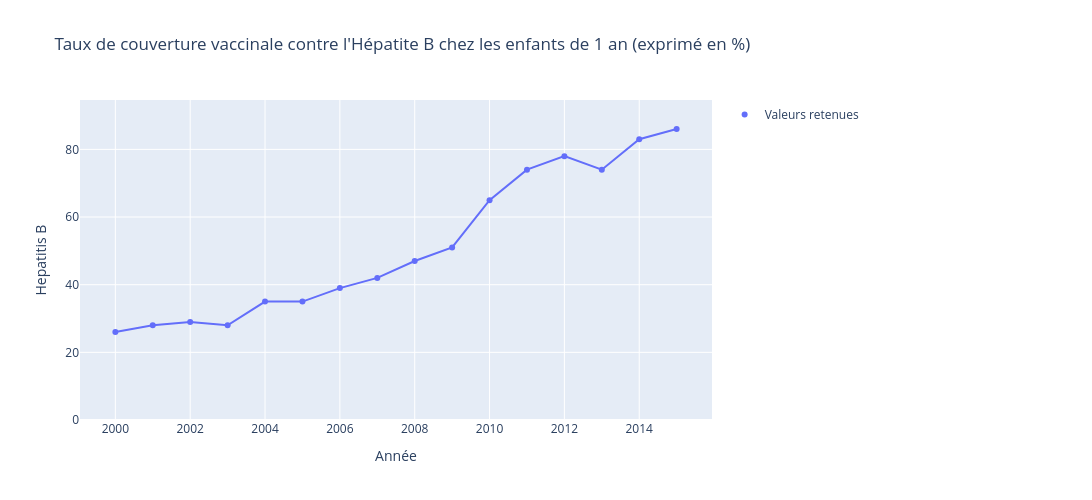

The code cell stored with this chart in its notebook:
### Markdown cell above
Nous utiliserons ici un ratio de 0,2.

### Code cell
courbe_avec_outliers(df, 'France', 'Hepatitis B', "Taux de couverture vaccinale contre l'Hépatite B chez les enfants de 1 an (exprimé en %)", 0.3)

### Figure 1 — Plotly figure (JSON) as saved in the notebook; plotly's stock layout.template omitted (floating-point values rounded to 4 significant figures)
{"data": [{"hoverinfo": "skip", "line": {"color": "#636EFA"}, "mode": "lines", "showlegend": false, "type": "scatter", "x": [2000, 2001, 2002, 2003, 2004, 2005, 2006, 2007, 2008, 2009, 2010, 2011, 2012, 2013, 2014, 2015], "y": [26.0, 28.0, 29.0, 28.0, 35.0, 35.0, 39.0, 42.0, 47.0, 51.0, 65.0, 74.0, 78.0, 74.0, 83.0, 86.0]}, {"marker": {"color": "#636EFA"}, "mode": "markers", "name": "Valeurs retenues", "type": "scatter", "x": [2000, 2001, 2002, 2003, 2004, 2005, 2006, 2007, 2008, 2009, 2010, 2011, 2012, 2013, 2014, 2015], "y": [26.0, 28.0, 29.0, 28.0, 35.0, 35.0, 39.0, 42.0, 47.0, 51.0, 65.0, 74.0, 78.0, 74.0, 83.0, 86.0]}, {"customdata": [], "hovertemplate": "Année : %{x}<br>Valeur interpolée : %{y:.1f}<br>Valeur d'origine : %{customdata}<extra></extra>", "marker": {"color": "red", "size": 10}, "mode": "markers", "name": "Valeurs interpolées", "type": "scatter", "x": [], "y": []}, {"hovertemplate": "Année : %{x}<br>Valeur d'origine : %{y}<extra></extra>", "marker": {"color": "orange", "size": 10, "symbol": "x"}, "mode": "markers", "name": "Suspectes non remplacées (bord de série)", "type": "scatter", "x": [], "y": []}, {"hovertemplate": "Année : %{x}<br>Valeur interpolée : %{y:.1f}<br>Valeur d'origine : absente<extra></extra>", "marker": {"color": "purple", "size": 10, "symbol": "diamond"}, "mode": "markers", "name": "Valeurs absentes interpolées", "type": "scatter", "x": [], "y": []}], "layout": {"height": 500, "legend": {"x": 1.02, "xanchor": "left", "y": 1, "yanchor": "top"}, "margin": {"r": 380}, "title": {"text": "Taux de couverture vaccinale contre l'Hépatite B chez les enfants de 1 an (exprimé en %)"}, "width": 1100, "xaxis": {"title": {"text": "Année"}}, "yaxis": {"range": [0, 94.6], "title": {"text": "Hepatitis B"}}}}
